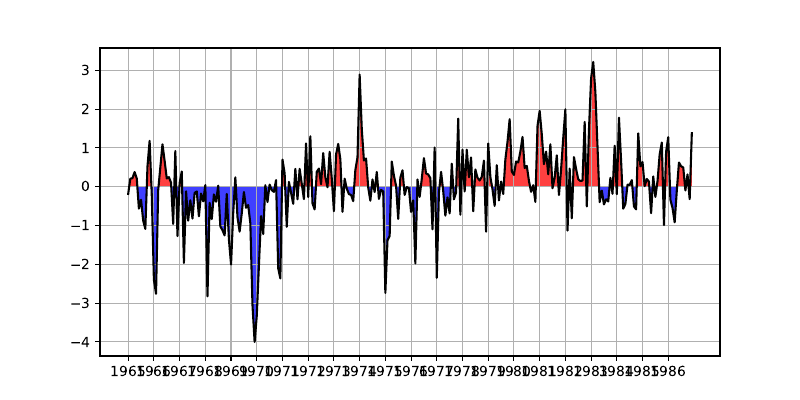

This chart was generated by the following Python code:
import numpy as np
import matplotlib as mpl
import matplotlib.pyplot as plt
import sys
import os
import glob
import cftime
src_path='../src/'
sys.path.append(src_path)
import PlotLib 

###############################################################################
##### Read in climate means
###############################################################################
meanInterval = 'month'
varName = 'TSA'
NoI = 12
date_start_clim = cftime.datetime(1965, 6, 1, calendar='noleap')
date_final_clim = cftime.datetime(1986, 1, 1, calendar='noleap')
try:
    intervalMean = np.load(f'../data/example_ClimateMeans/intervalMean_{meanInterval}.npy')
    print(f'intervalMean.shape: {intervalMean.shape}')
    intervalTime = np.load(f'../data/example_ClimateMeans/intervalTime_{meanInterval}.npy', allow_pickle=True)
    print(f'intervalTime.dtype: {intervalTime.dtype}')
    clima = np.load(f'../data/example_ClimateMeans/climate_{meanInterval}_{date_start_clim.strftime("%Y_%m")}_{date_final_clim.strftime("%Y_%m")}.npy')
except FileNotFoundError:
    print(f'needed climateMeans files were not found: EXIT')
    sys.exit()

###############################################################################
##### CALCULATE ANOMALIES
###############################################################################
try:
    dailyAnomalyDomain = np.load(f'IntervalAnomalies_TestDump.npy')
    print(f'dailyAnomalyDomain.shape: {dailyAnomalyDomain.shape}')
    print(f'dailyAnomalyDomain.dtype: {dailyAnomalyDomain.dtype}')
except FileNotFoundError:
    intervalAnomalyDomain = np.empty(intervalMean.shape[0])
    for n, interval in enumerate(intervalMean):
        idx_interval = n%NoI
        intervalAnomalyDomain[n] = np.nanmean(interval, dtype=float) - np.nanmean(clima[idx_interval], dtype=float)
    # dump anomalies
    with open(f'IntervalyAnomalies_{meanInterval}.npy', 'wb') as f:
        np.save(f, intervalAnomalyDomain)

###############################################################################
#### Plot stuff
###############################################################################
fig, ax = plt.subplots(figsize=(8,4))
# makes a grid on the background
ax.grid()
ax.plot(intervalAnomalyDomain, color='black')

labels_idx = np.arange(0,intervalTime.shape[0], NoI)
ax.set_xticks(labels_idx)
labels = [ cftime.datetime.strftime(item, '%Y') for item in intervalTime[labels_idx] ]
ax.set_xticklabels(labels)

x = np.arange(intervalAnomalyDomain.shape[0])
ax.fill_between(x, 0, intervalAnomalyDomain, where=intervalAnomalyDomain>0, facecolor='red', interpolate=True, alpha=0.75) 
ax.fill_between(x, 0, intervalAnomalyDomain, where=intervalAnomalyDomain<0, facecolor='blue', interpolate=True, alpha=0.75)
plt.savefig(f'./examples_CalculateAnomalies.pdf') 